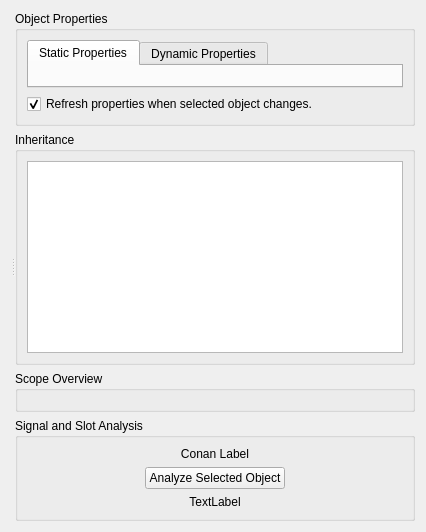
      <widget class="QWidget" name="tabObjectPool">
       <attribute name="title">
        <string>Global Object Pool</string>
       </attribute>
       <layout class="QVBoxLayout" name="verticalLayout_4">
        <item>
         <widget class="QSplitter" name="splitter">
          <property name="orientation">
           <enum>Qt::Horizontal</enum>
          </property>
          <property name="childrenCollapsible">
           <bool>false</bool>
          </property>
          <widget class="QWidget" name="widgetObjectPoolHolder" native="true"/>
          <widget class="QWidget" name="widgetObjectInfo" native="true">
           <property name="sizePolicy">
            <sizepolicy hsizetype="Fixed" vsizetype="Preferred">
             <horstretch>0</horstretch>
             <verstretch>0</verstretch>
            </sizepolicy>
           </property>
           <property name="minimumSize">
            <size>
             <width>400</width>
             <height>0</height>
            </size>
           </property>
           <property name="maximumSize">
            <size>
             <width>400</width>
             <height>16777215</height>
            </size>
           </property>
           <layout class="QVBoxLayout" name="verticalLayout_3">
            <property name="topMargin">
             <number>0</number>
            </property>
            <property name="bottomMargin">
             <number>0</number>
            </property>
            <item>
             <widget class="QGroupBox" name="groupBoxPropertyBrowser">
              <property name="title">
               <string>Object Properties</string>
              </property>
              <layout class="QGridLayout" name="gridLayout_30">
               <item row="1" column="0">
                <widget class="QTabWidget" name="tabWidget">
                 <property name="currentIndex">
                  <number>0</number>
                 </property>
                 <widget class="QWidget" name="tabObjectProperties">
                  <attribute name="title">
                   <string>Static Properties</string>
                  </attribute>
                  <layout class="QGridLayout" name="gridLayout_31">
                   <item row="0" column="0">
                    <widget class="QWidget" name="objectPropertyBrowserHolder" native="true"/>
                   </item>
                  </layout>
                 </widget>
                 <widget class="QWidget" name="tabDynamicObjectProperties">
                  <attribute name="title">
                   <string>Dynamic Properties</string>
                  </attribute>
                  <layout class="QGridLayout" name="gridLayout_32">
                   <item row="0" column="0">
                    <widget class="QWidget" name="objectDynamicPropertyBrowserHolder" native="true"/>
                   </item>
                  </layout>
                 </widget>
                </widget>
               </item>
               <item row="2" column="0">
                <widget class="QCheckBox" name="chkRefreshProperties">
                 <property name="text">
                  <string>Refresh properties when selected object changes.</string>
                 </property>
                 <property name="checked">
                  <bool>true</bool>
                 </property>
                </widget>
               </item>
              </layout>
             </widget>
            </item>
            <item>
             <widget class="QGroupBox" name="groupBoxInheritanceList">
              <property name="title">
               <string>Inheritance</string>
              </property>
              <layout class="QGridLayout" name="gridLayout_28">
               <item row="0" column="0">
                <widget class="QListView" name="objectInheritanceList">
                 <property name="editTriggers">
                  <set>QAbstractItemView::NoEditTriggers</set>
                 </property>
                </widget>
               </item>
              </layout>
             </widget>
            </item>
            <item>
             <widget class="QGroupBox" name="groupBox_9">
              <property name="title">
               <string>Scope Overview</string>
              </property>
              <layout class="QGridLayout" name="gridLayout_26">
               <item row="0" column="0">
                <widget class="QWidget" name="widgetObjectScopeHolder" native="true"/>
               </item>
              </layout>
             </widget>
            </item>
            <item>
             <widget class="QGroupBox" name="groupBox_21">
              <property name="title">
               <string>Signal and Slot Analysis</string>
              </property>
              <layout class="QGridLayout" name="gridLayout_25">
               <item row="0" column="0" colspan="3">
                <widget class="QLabel" name="lblConanLabel">
                 <property name="text">
                  <string>Conan Label</string>
                 </property>
                 <property name="alignment">
                  <set>Qt::AlignCenter</set>
                 </property>
                 <property name="wordWrap">
                  <bool>true</bool>
                 </property>
                 <property name="openExternalLinks">
                  <bool>true</bool>
                 </property>
                </widget>
               </item>
               <item row="1" column="0">
                <spacer name="horizontalSpacer_4">
                 <property name="orientation">
                  <enum>Qt::Horizontal</enum>
                 </property>
                 <property name="sizeHint" stdset="0">
                  <size>
                   <width>69</width>
                   <height>20</height>
                  </size>
                 </property>
                </spacer>
               </item>
               <item row="1" column="1">
                <widget class="QPushButton" name="btnAnalyzeCurrentObject">
                 <property name="text">
                  <string>Analyze Selected Object</string>
                 </property>
                </widget>
               </item>
               <item row="1" column="2">
                <spacer name="horizontalSpacer_10">
                 <property name="orientation">
                  <enum>Qt::Horizontal</enum>
                 </property>
                 <property name="sizeHint" stdset="0">
                  <size>
                   <width>69</width>
                   <height>20</height>
                  </size>
                 </property>
                </spacer>
               </item>
               <item row="2" column="0" colspan="3">
                <widget class="QLabel" name="lblConanExcluded">
                 <property name="text">
                  <string>TextLabel</string>
                 </property>
                 <property name="alignment">
                  <set>Qt::AlignCenter</set>
                 </property>
                </widget>
               </item>
              </layout>
             </widget>
            </item>
           </layout>
          </widget>
         </widget>
        </item>
       </layout>
      </widget>
